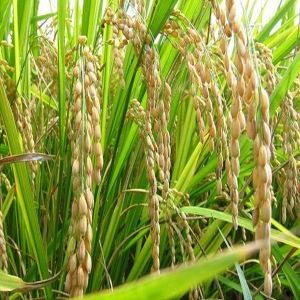
#> input picture TP3/DataSet/Entrenamiento1al4/train/arroz/6308d58a78541_g[1].jpg, 300 x 300 px, found by its file name; its folder holds only this picture in this run
$ jupyter execute --allow-errors TP3-clasificar-CNN_Entrenamiento1.ipynb   (older library calls are emulated)
#> lines starting #> are read from the running program, lines starting #| are printed output that depends on the picture; after the words box and inside, x2 and y2 are one past the last pixel; in counts of white or black regions, pixels touching at a corner belong together
# Grupo 1 - Planta --> Convolutional Neural Network (CNN) para procesar imágenes e identificar la clase que corresponde

1) Cargar librerías:

[cell 1]
#@title Librerías a usar
from tensorflow import keras
from tensorflow.keras.layers import Input, Dense, BatchNormalization
from tensorflow.keras.layers import Conv2D, MaxPooling2D
from tensorflow.keras.layers import Reshape, Flatten, Dropout
from tensorflow.keras.models import Model
from tensorflow.keras.utils import plot_model

import tensorflow as tf
import tensorflow.keras.backend as K
from tensorflow.keras.preprocessing import image
import cv2
import copy

from sklearn.model_selection import train_test_split
from keras.utils import np_utils

import tensorflow as tf
from matplotlib import pyplot as plt
import pandas as pd
import numpy as np
import os

from PIL import Image

from  sklearn.metrics import classification_report
from sklearn.metrics import confusion_matrix

print("Librerías cargadas")

2) Definir los parámetros:

[cell 2]
#@title Selección de Parámetros

#
#@markdown ### Parámetros de imágenes:
imagen_largo_ancho =  64#@param {type:"integer"}
imagen_color = True #@param {type:"boolean"}
imagen_usar_generadas_data_augmentation = True #@param {type:"boolean"}

#@markdown ### Parámetros de la red:
cnn_tamaño_kernel =  2#@param {type:"integer"}
cnn_tamaño_pooling = 2 #@param {type:"integer"}
cnn_cantidad_capas_ocultas =  4#@param {type:"integer"}
cnn_agregar_capa_BatchNormalization = True #@param {type:"boolean"}
cnn_agregar_capa_DropOut = False #@param {type:"boolean"}
cnn_cantidad_neuronas_Dense =  "8" #@param {type:"string"}
cnn_tipo_capa_salida = 'softmax-MultiClase' #@param ["lineal-Numero", "softmax-MultiClase"]
cnn_cant_epocas_entrenamiento =  100#@param {type:"integer"}

## aplicación de los parámetros elegidos

# tamaño de las imágenes
if imagen_largo_ancho<=10:
  imagen_largo_ancho = 10
IMAGE_SHAPE = (imagen_largo_ancho, imagen_largo_ancho, (3 if imagen_color else 1))

# indica si se usan las imágenes generadas por data augmentation
usarDA = imagen_usar_generadas_data_augmentation

# tamaño de los kernels y pooling (para simplificar son todas iguales)
if cnn_tamaño_kernel<1:
  cnn_tamaño_kernel = 1
cnn_kernel_shape = (cnn_tamaño_kernel, cnn_tamaño_kernel)
if cnn_tamaño_pooling<1:
  cnn_tamaño_pooling=1
cnn_pooling_shape = (cnn_tamaño_pooling, cnn_tamaño_pooling)

# indica la configuración para la parte Encoder
#   (cada elemento de las listas son la configuración de las capas Conv)
#cnn_filters = [ 128, 64, 32, 16, 8 ]
if cnn_cantidad_capas_ocultas<1:
  cnn_cantidad_capas_ocultas = 1
cnn_filters = []
for i in range(cnn_cantidad_capas_ocultas, 0, -1):
  cnn_filters.append( 2**(i+2) )
last_conv_layer_name = None
last_conv_layer_shape = None

# define tamaño de capa densa previa a la de salida
num_Dense_out = []
for val in cnn_cantidad_neuronas_Dense.split(","):
  num_Dense_out.append( int(val) )
if len(num_Dense_out)<1:
   num_Dense_out.append( 8 )
#num_Dense_out = (8 if cnn_cantidad_neuronas_Dense<1 else cnn_cantidad_neuronas_Dense)

# define si el tipo de capa de salida es softmax( True )  o lineal ( False )
# esto implica también cambiar cómo se codifican los valores de las clases a usar
tipo_output_softMax = (cnn_tipo_capa_salida[:7] == 'softmax')

# cantidad de épocas del entrenamiento
cantEpocas = (100 if cnn_cant_epocas_entrenamiento<1 else cnn_cant_epocas_entrenamiento)

print("Configuración de la CNN definida: ")
print ("     -Tamaño Imagen: ", IMAGE_SHAPE)
print ("     -Kernels + Pooling: [", cnn_kernel_shape, "+", cnn_pooling_shape, "] ")
print ("     -Capas: [ ", IMAGE_SHAPE, ", Conv", cnn_filters, (", BatchNormalization" if  cnn_agregar_capa_BatchNormalization else "" ), ", FLATTEN, Dense[", num_Dense_out, "], ", ("Softmax" if tipo_output_softMax else "Dense[1] "))

3) Montar el Drive:

[cell 3]
from google.colab import drive
drive.mount('/content/gdrive', force_remount=True)

# directorio local en Google Drive
path = 'gdrive/My Drive/IA/demoML/imagenes/PLANTAS_TP3/Fotos_TP3_Zoom_Out/300x300' #@param {type:"string"}
path_entrenamiento = '/train'  #@param {type:"string"}
path_prueba = '/test'  #@param {type:"string"}

imagPath_train = path + path_entrenamiento
imagPath_test = path + path_prueba

4) Cargar imágenes para entrenar el modelo:

[cell 4]
#@title Cargar imágenes
# define función para cargar las imágenes
def cargarImagenes(imagPath):
  classes_ori = []
  images_ori = []
  esDA_ori = []

  all_dirs = os.listdir( imagPath )
  for each_dir in all_dirs:

      auxiPath = imagPath + '/' + each_dir
      imagFN  = os.listdir( auxiPath )
      for each_imagFN in imagFN:

            esImagDA = (each_imagFN[:2] == 'da')

            if usarDA or (not esImagDA):

                # abre la imagen
                imag = Image.open(auxiPath + "/" + each_imagFN)
#> imag is the input picture: PIL image 300x300 RGB; mean R, G, B 139.5, 152.4, 59.9

                # ajusta el tamaño
                if IMAGE_SHAPE[2]==1:
                  tipoImage = 'L'
                else:
                  tipoImage = 'RGB'
                imag = imag.convert(tipoImage)
                imag = imag.resize((IMAGE_SHAPE[0], IMAGE_SHAPE[1]), Image.ANTIALIAS)
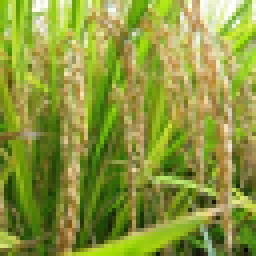
#> imag: PIL image 64x64 RGB (shown 4 times larger); mean R, G, B 139.5, 152.4, 59.9

                # transforma a un vector de nros
                arImag = np.array(imag)

                # agrega a los vectores
                classes_ori.append( each_dir )
                images_ori.append( arImag )
                esDA_ori.append( esImagDA )
#> pass 2 of the loop in cargarImagenes, `for each_dir in all_dirs:`:
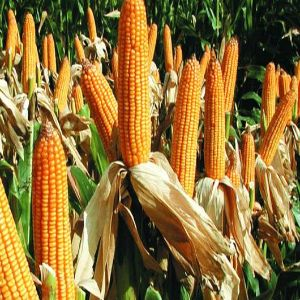
#> input picture TP3/DataSet/Entrenamiento1al4/train/maiz/13973a651a647e716bea05a9ebda00c8--hay[1].jpg, 300 x 300 px, found by its file name
#> in cargarImagenes, imag is the input picture: PIL image 300x300 RGB; mean R, G, B 140.8, 112.4, 56.3
#> in cargarImagenes, `imag = imag.resize((IMAGE_SHAPE[0], IMAGE_SHAPE[1]), Image.ANTIALIAS)`:
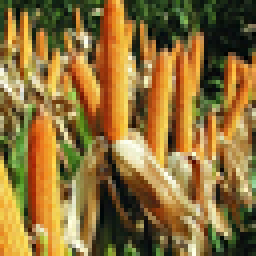
#> imag: PIL image 64x64 RGB (shown 4 times larger); mean R, G, B 140.8, 112.4, 56.3

  return classes_ori, images_ori, esDA_ori, tipoImage

# carga las imagenes de entrenamiento
classes_train, images_train, esDAimag_train, tipoImage_train = cargarImagenes(imagPath_train)
#> classes_train = ['arroz', 'maiz']; images_train = 2 items; esDAimag_train = [False, False]; tipoImage_train = 'RGB'
print("> Para Entrenamiento: ")
print("- Clases cargadas: ", len(classes_train))
#| - Clases cargadas:  2
print("- Imágenes cargadas: ", len(classes_train))
#| - Imágenes cargadas:  2

if len(classes_train)>0:
  print("- Ejemplo ", classes_train[0], " ", images_train[0].shape, ": ")
#| - Ejemplo  arroz   (64, 64, 3) :
  display( Image.fromarray(images_train[0], tipoImage_train) )

# carga las imagenes de prueba
#> (the rest of this cell did not finish here and is left out)

[cell 5]
#@title Ajustar imágenes para reducir el fondo (opcional)

accion_realizar = "Blur Fondo" #@param ["-", "Blur Fondo", "Eliminar Fondo y pasar a Negro", "Eliminar Fondo y pasar a Blanco"]

# [8 lines left out: function cambiarColorNegro, not called in this run]

def blurFondoImagen(im):
  # Convert to the HSV color space
  hsv = cv2.cvtColor(im, cv2.COLOR_BGR2HSV)
  # aplica filtro Otsu threshold para obtener máscara
  ret, maskthresh = cv2.threshold(hsv[:,:,0], 0, 255, cv2.THRESH_BINARY_INV+cv2.THRESH_OTSU)
  # Genera la máscara negada
  maskthresh = 255 - maskthresh
  # We need a to copy the mask 3 times to fit the frames
  maskthresh = np.repeat(maskthresh[:, :, np.newaxis], 3, axis=2)
  #  Create a blurred frame using Gaussian blur
  blurred_frame = cv2.GaussianBlur(im, (25, 25), 0)
  # Combine the original with the blurred frame based on mask
  return np.where(maskthresh == (255, 255, 255), im, blurred_frame)

# [10 lines left out: function reducirFondoImagen, not called in this run]

def procesarImgRedFondo(imgList):
  nList = []
  for im in imgList:
    if accion_realizar == "Blur Fondo":
      # hacer blur del fondo
      imn = blurFondoImagen(im)
    elif accion_realizar == "Eliminar Fondo y pasar a Negro":
      # eliminar fondo y dejar negro
      imn = reducirFondoImagen(im)
    elif accion_realizar == "Eliminar Fondo y pasar a Blanco":
        # cambia fondo negro a casi negro
        # (para que no cambié después)
        imn = cambiarColorNegro(im, [0, 0, 1])
        # eliminar fondo
        imn = reducirFondoImagen(imn)
        # cambiar fondo a blanco
        imn = cambiarColorNegro(imn, [255, 255, 255])
    else:
      print("Acción no definida!")
      break
    nList.append( imn )
#> this loop made 2 passes
#> ret in blurFondoImagen on passes 1 to 2: 88, 82
#> pass 1, in blurFondoImagen, `ret, maskthresh = cv2.threshold(hsv[:,:,0], 0, 255, cv2.THRESH_BINARY_..`:
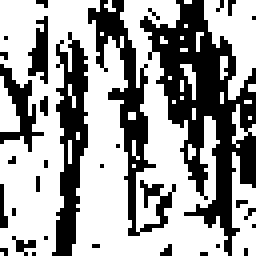
#> maskthresh: shape (64, 64) (shown 4 times larger); 62.4% white; 32 black regions (27 under 20 px), largest, box (x1, y1, x2, y2) and area: (35, 0, 64, 64) 720, (22, 0, 44, 59) 319, (13, 8, 22, 64) 269, (0, 16, 11, 38) 88, (7, 4, 12, 21) 51
#> after the loop, nList = 2 items
  return nList


# degermina si hace algo o no
#> (the rest of this cell did not finish here and is left out)
